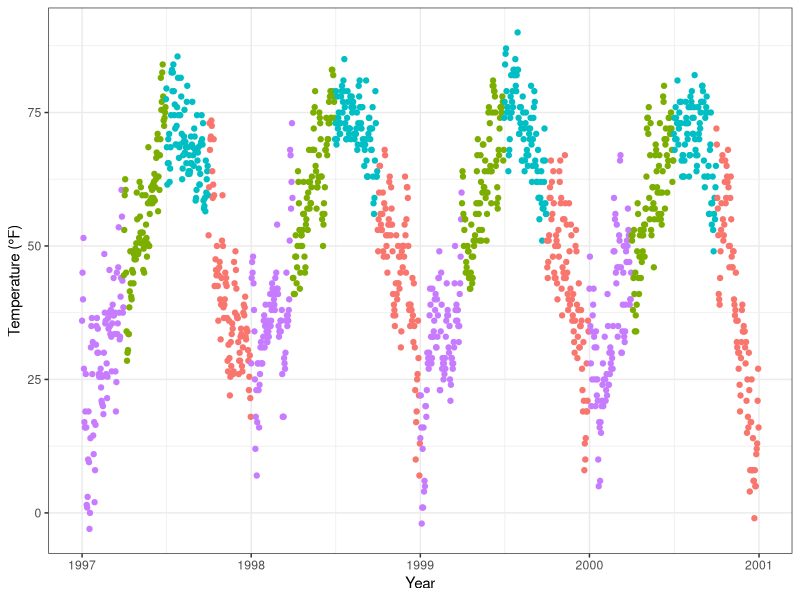
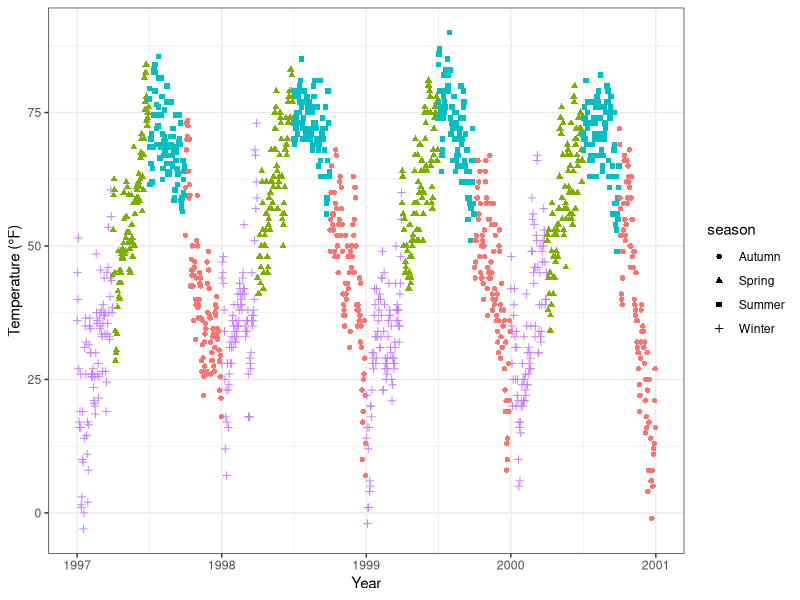
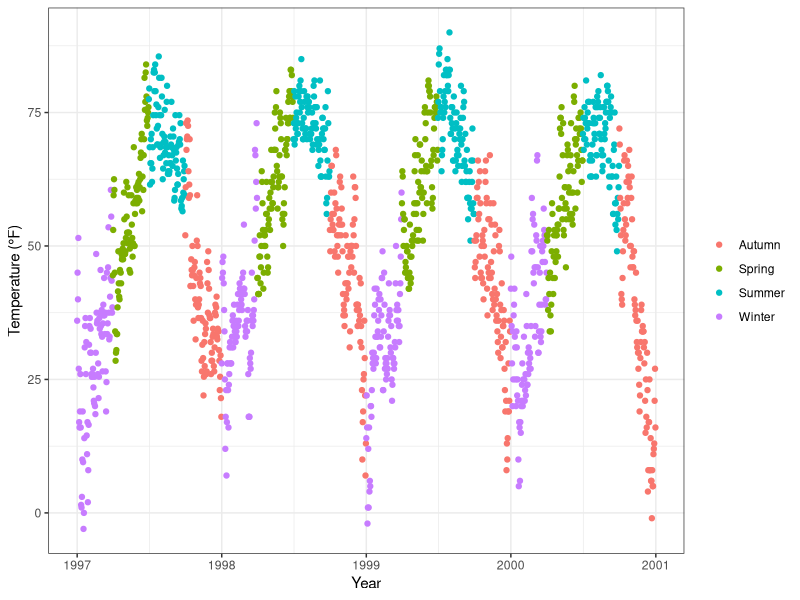
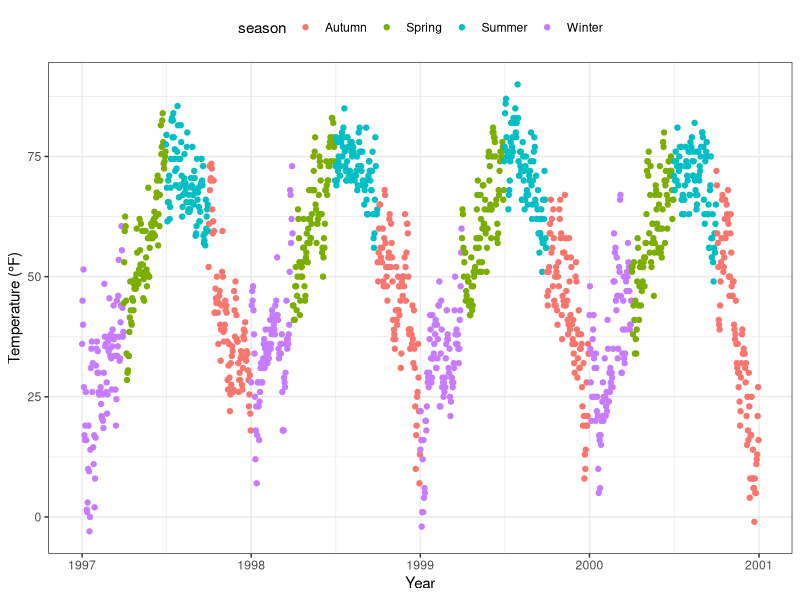
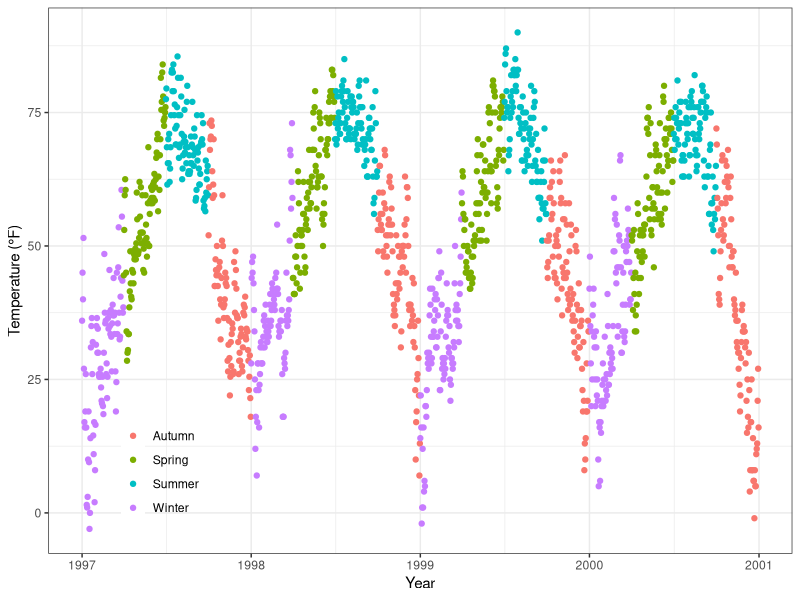
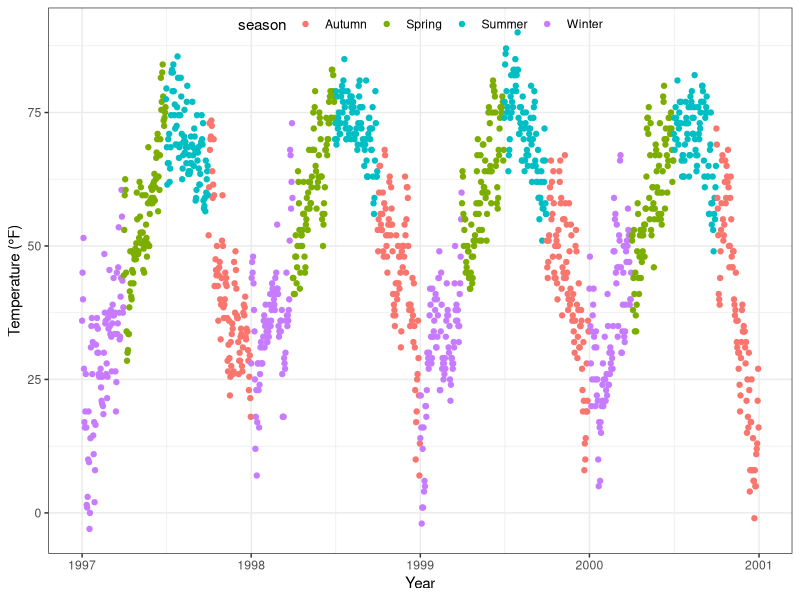
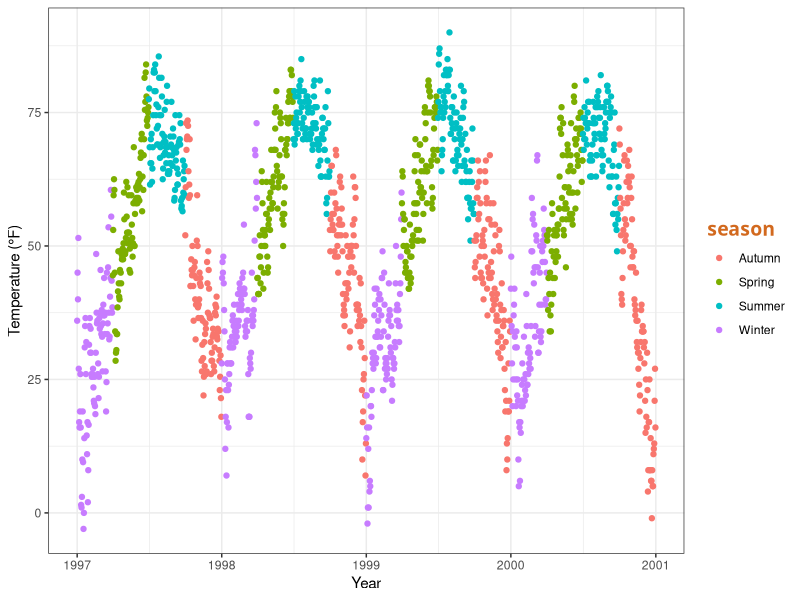
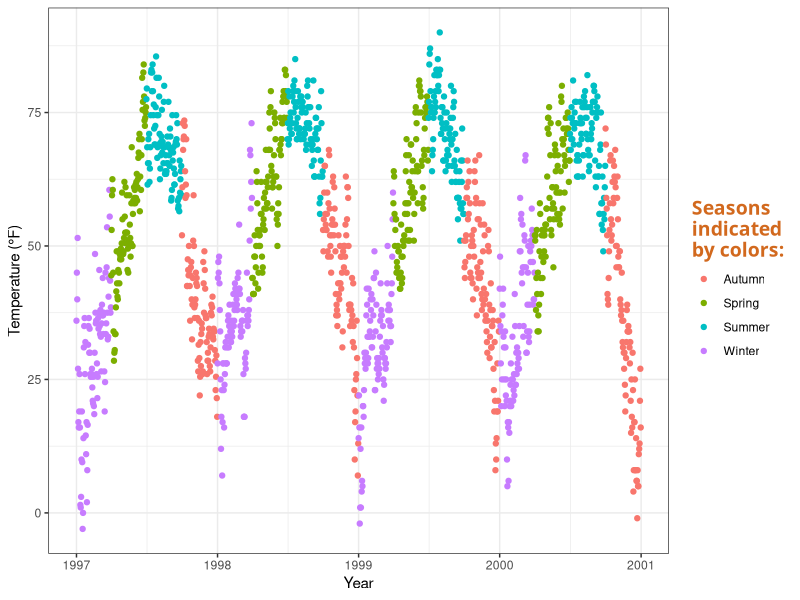

These charts were generated, in order, by the following R code:
## ---- chunk 1
library(tidyverse)
library(systemfonts)
theme_set(theme_bw())
## ---- chunk 2
chic <- readr::read_csv("./Data/chicago-nmmaps-custom.csv")
chic
## ---- chunk 3
ggplot(chic,
       aes(x = date, y = temp, color = season)) +
  geom_point() +
  labs(x = "Year", y = "Temperature (°F)") +
  theme(legend.position = "none")
## ---- chunk 4
ggplot(chic,
       aes(x = date, y = temp,
           color = season, shape = season)) +
  geom_point() +
  labs(x = "Year", y = "Temperature (°F)") +
  guides(color = "none")
## ---- chunk 5
ggplot(chic, aes(x = date, y = temp, color = season)) +
  geom_point() +
  labs(x = "Year", y = "Temperature (°F)") +
  theme(legend.title = element_blank())
## ---- chunk 6
ggplot(chic, aes(x = date, y = temp, color = season)) +
  geom_point() +
  labs(x = "Year", y = "Temperature (°F)") +
  theme(legend.position = "top")
## ---- chunk 7
ggplot(chic, aes(x = date, y = temp, color = season)) +
  geom_point() +
  labs(x = "Year", y = "Temperature (°F)",
       color = NULL) +
  theme(legend.position = c(.15, .15),
        legend.background = element_rect(fill = "transparent"))
## ---- chunk 8
ggplot(chic, aes(x = date, y = temp, color = season)) +
  geom_point() +
  labs(x = "Year", y = "Temperature (°F)") +
  theme(legend.position = c(.5, .97),
        legend.background = element_rect(fill = "transparent")) +
  guides(color = guide_legend(direction = "horizontal"))
## ---- chunk 9
ggplot(chic, aes(x = date, y = temp, color = season)) +
  geom_point() +
  labs(x = "Year", y = "Temperature (°F)") +
  theme(legend.title = element_text(family = "Playfair",
                                    color = "chocolate",
                                    size = 14, face = "bold"))
## ---- chunk 10
ggplot(chic, aes(x = date, y = temp, color = season)) +
  geom_point() +
  labs(x = "Year", y = "Temperature (°F)",
       color = "Seasons\nindicated\nby colors:") +
  theme(legend.title = element_text(family = "Playfair",
                                    color = "chocolate",
                                    size = 14, face = "bold"))
## ---- chunk 11
ggplot(chic, aes(x = date, y = temp, color = season)) +
  geom_point() +
  labs(x = "Year", y = "Temperature (°F)") +
  theme(legend.title = element_text(family = "Playfair",
                                    color = "chocolate",
                                    size = 14, face = "bold")) +
  scale_color_discrete(name = "Seasons\nindicated\nby colors:")
## ---- chunk 12
ggplot(chic, aes(x = date, y = temp, color = season)) +
  geom_point() +
  labs(x = "Year", y = "Temperature (°F)") +
  scale_color_discrete(
    name = "Seasons:",
    labels = c("Mar—May", "Jun—Aug", "Sep—Nov", "Dec—Feb")
  ) +
  theme(legend.title = element_text(
    family = "Playfair", color = "chocolate", size = 14, face = 2
  ))
## ---- chunk 13
ggplot(chic, aes(x = date, y = temp, color = season)) +
  geom_point() +
  labs(x = "Year", y = "Temperature (°F)") +
  theme(legend.key = element_rect(fill = "darkgoldenrod1"),
        legend.title = element_text(family = "Playfair",
                                    color = "chocolate",
                                    size = 14, face = 2)) +
  scale_color_discrete("Seasons:")
## ---- chunk 14
ggplot(chic, aes(x = date, y = temp, color = season)) +
  geom_point() +
  labs(x = "Year", y = "Temperature (°F)") +
  theme(legend.key = element_rect(fill = NA),
        # remove the legend box
        legend.title = element_text(color = "chocolate",
                                    size = 14, face = 2)) +
  scale_color_discrete("Seasons:") +
  # override the size
  guides(color = guide_legend(override.aes = list(size = 6)))

## the size argument changes the size of color {season}
## ---- chunk 15
ggplot(chic, aes(x = date, y = o3)) +
  geom_line(aes(color = "line")) +
  geom_point(aes(color = "points")) +
  labs(x = "Year", y = "Ozone") +
  scale_color_manual(name = NULL,
                     guide = "legend",
                     values = c("points" = "darkorange2",
                                "line" = "gray")) +
  guides(color = guide_legend(override.aes = list(linetype = c(1, 0),
                                                  shape = c(NA, 16))))
## ---- chunk 16
ggplot(chic,
       aes(x = date, y = temp, color = temp)) +
  geom_point() +
  labs(x = "Year", y = "Temperature (°F)", color = "Temperature (°F)")
## ---- chunk 17
ggplot(chic,
       aes(x = date, y = temp, color = temp)) +
  geom_point() +
  labs(x = "Year", y = "Temperature (°F)", color = "Temperature (°F)") +
  guides(color = guide_legend())
## ---- chunk 18
ggplot(chic,
       aes(x = date, y = temp, color = temp)) +
  geom_point() +
  labs(x = "Year", y = "Temperature (°F)", color = "Temperature (°F)") +
  guides(color = guide_bins())


## ---- chunk 19
ggplot(chic,
       aes(x = date, y = temp, color = temp)) +
  geom_point() +
  labs(x = "Year", y = "Temperature (°F)", color = "Temperature (°F)") +
  guides(color = guide_colorsteps())
